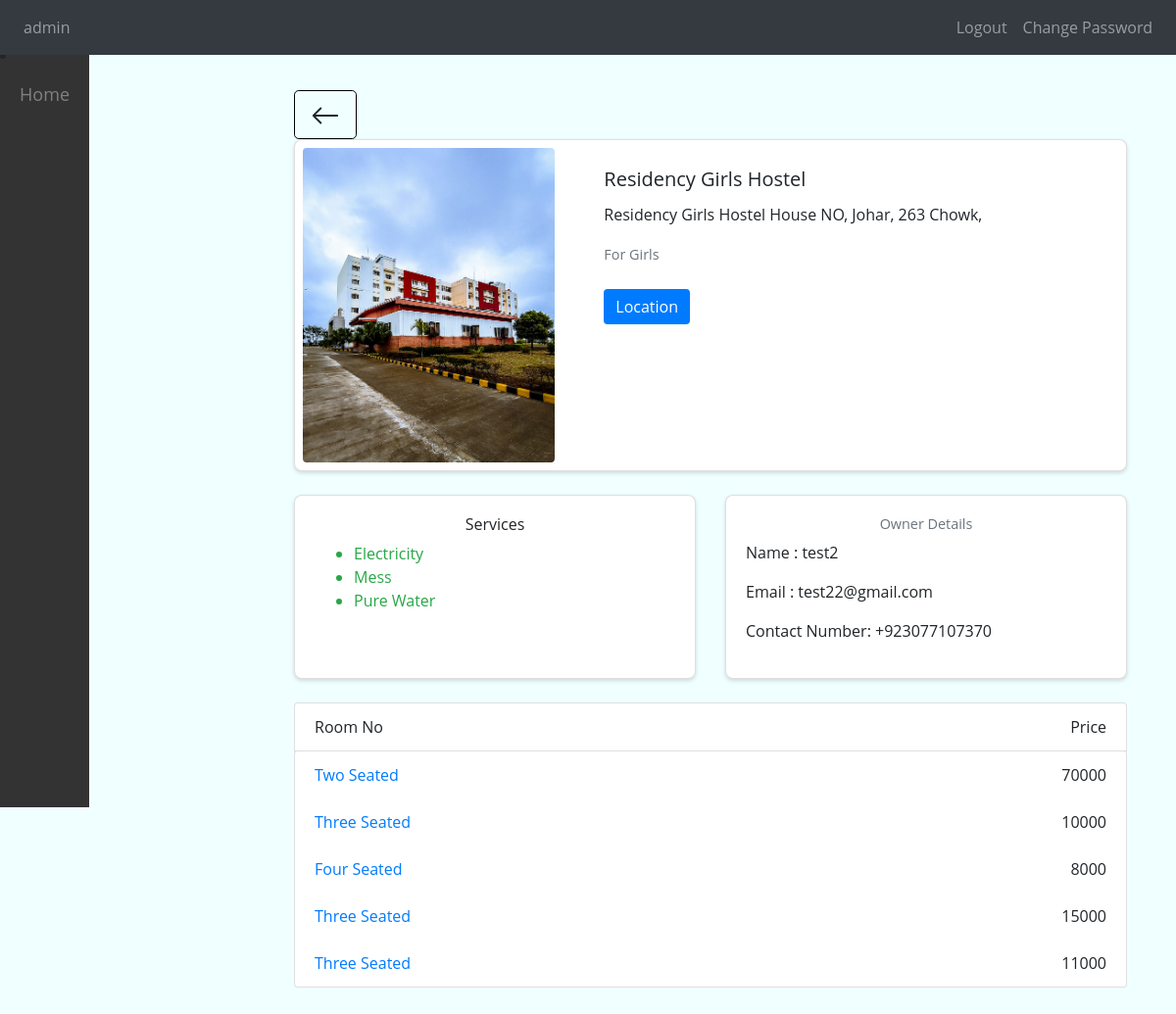
Screenshot of /hostel/hostels/26/ (signed in) with the database file from the repository.
### core/models.py (models this page shows, shortened)
class Hostel(models.Model):
    ownerUser = models.ForeignKey(
        User, on_delete=models.CASCADE, related_name="Hostels"
    )
    university = models.ForeignKey(University, on_delete=models.CASCADE)
    hostel_name = models.CharField(max_length=50)
    hostel_adress = models.CharField(max_length=50)
    date = models.DateTimeField(auto_now_add=True)
    embedCode = models.TextField(blank=False, null=True)
    picture = models.ImageField(upload_to="Hostels/", blank=True, null=True)
    services = models.TextField(blank=True)
    hostel_type = models.CharField(
        max_length=50,
        choices=MY_CHOICES,
        default=FIRST_CHOICE,
    )

class rooms(models.Model):
    room_price = models.IntegerField()
    hostel = models.ForeignKey(Hostel, on_delete=models.CASCADE, related_name="room")
    services = models.TextField(blank=True)
    floor = models.CharField(max_length=20)
    picture = models.ImageField(upload_to="Rooms/", blank=True, null=True)
    FIRST_CHOICE = "Two Seated"
    SECOND_CHOICE = "Three Seated "
    THIRD_CHOICE = "Four Seated"
    FOURTH_CHOICE = "Five Seated"
    MY_CHOICES = [
        (FIRST_CHOICE, "Two Seated"),
        (SECOND_CHOICE, "Three Seated "),
        (THIRD_CHOICE, "Four Seated"),
        (FOURTH_CHOICE, "Five Seated"),
    ]
    room_type = models.CharField(
        max_length=30,
        choices=MY_CHOICES,
        default=FIRST_CHOICE,
    )

### User/models.py (models this page shows, shortened)
class HostelAdmin(models.Model):
    user = models.OneToOneField(User, on_delete=models.CASCADE)
    contact_number = models.CharField(max_length=15, blank=True, null=True)

### core/views.py (the view)
# urls.py: path('hostels/<int:hostel_id>/', views.hostel_detail, name='hostel_detail'),
@login_required(login_url="/login/")
def hostel_detail(request, hostel_id):
    hostel = get_object_or_404(Hostel, id=hostel_id)
    return render(request, "hostel_detail.html", {"hostel": hostel})

### core/templatetags/custom_filters.py (called while the page is built)
@register.filter(name="load_service")
def load_service(value):
    if value:
        return value.split("\n")
    return None

### core/templates/hostel_detail.html (shortened to what this page needs)
{% extends 'base.html' %}
{% load custom_filters %}
{% block content %}
<link href="https://stackpath.bootstrapcdn.com/bootstrap/4.3.1/css/bootstrap.min.css" rel="stylesheet">
<div class="container mt-5">
    <button class="btn-size btn btn-transparent text-black btn-lg" onclick="window.history.back();"><svg
            xmlns="http://www.w3.org/2000/svg" width="30" height="30" fill="currentColor" class="bi bi-arrow-left"
            viewBox="0 0 16 16">
            <path fill-rule="evenodd"
                d="M15 8a.5.5 0 0 0-.5-.5H2.707l3.147-3.146a.5.5 0 1 0-.708-.708l-4 4a.5.5 0 0 0 0 .708l4 4a.5.5 0 0 0 .708-.708L2.707 8.5H14.5A.5.5 0 0 0 15 8z" />
        </svg></button>
    <div class="card mb-4">
        <div class="row p-2">
            <div class="col-md-4 d-flex justify-content-center align-items-center">
                {% if hostel.picture%}
                <img src="{{ hostel.picture.url }}" class="hostel-image image-fluid" alt="Hostel Image">
                {% else %}
                <div>
                    picture
                </div>
                {% endif %}
            </div>
            <div class="col-md-8 col-12">
                <div class="card-body">
                    <h5 class="card-title">{{ hostel.hostel_name }}</h5>
                    <p class="card-text">{{ hostel.hostel_adress }}</p>
                    <p class="card-text"><small class="text-muted">{{hostel.hostel_type}}</small></p>
                    {% if hostel.embedCode %}
                    <button id="toggleMapButton" class="btn btn-primary my-2">Location</button>
                    {% endif %}
                </div>
            </div>
        </div>
    </div>
    <div class="row">
        <div class="col-md-6 mb-4">
            <div class="card h-100">
                <div class="card-body">
                    <h6 class="text-center">Services</h6>
                    <ul>
                        {% for service in hostel.services|load_service %}
                        <li class="text-success">{{ service }}</li>
                        {% empty %}
                        <div class="text-center">Not mention yet.</div>
                        {% endfor %}
                    </ul>
                </div>
            </div>
        </div>
        <div class="col-md-6 mb-4">
            <div class="card h-100">
                <div class="card-body">
                    <h6 class="text-center text-muted">Owner Details</h6>
                    <p>Name : {{ hostel.ownerUser.username }}</p>
                    <p>Email : {{ hostel.ownerUser.email }}</p>
                    <p>Contact Number: {{ hostel.ownerUser.hosteladmin.contact_number|default:"-" }}</p>
                </div>
            </div>
        </div>
    </div>
    <div class="mb-4">
        <div class="list-group-item">
            <div class="d-flex justify-content-between">
                <div>
                    Room No
                </div>
                <div>
                    Price
                </div>
            </div>
        </div>
        <div class="list-group">
            {% for room in hostel.room.all %}
            <div class="list-group-item">
                <div class="d-flex justify-content-between">
                    <div>
                        <a href="{% url 'room_detail' room.id %}">{{ room.room_type }}</a>
                    </div>
                    <div>
                        {{ room.room_price }}
                    </div>
                </div>
            </div>
            {% empty %}
            <div class="list-group-item text-center">No rooms available for this hostel.</div>
            {% endfor %}
        </div>
    </div>
</div>
</div>
{% url 'hostel_delete' hostel.id as action_url %}
</div>
{%endblock%}

### core/templates/base.html (shortened to what this page needs)
{% load static %}
<!DOCTYPE html>
<html lang="en">
<head>
    <link rel="stylesheet" href="https://stackpath.bootstrapcdn.com/bootstrap/4.5.2/css/bootstrap.min.css">
    <link rel="stylesheet" href="https://cdnjs.cloudflare.com/ajax/libs/font-awesome/4.7.0/css/font-awesome.min.css">
    <link rel="stylesheet" href="https://cdnjs.cloudflare.com/ajax/libs/animate.css/4.1.1/animate.min.css">
</head>
<body class="vh-100" style="background-color: azure;">
    <nav class="navbar navbar-expand-lg navbar-dark bg-dark fixed-top">
        <div class="collapse navbar-collapse" id="navbarNav">
            <ul class="navbar-nav">
                <li class="nav-item">
                    <div class="nav-link">{{user.username}}</div>
                </li>
            </ul>
            <ul class="navbar-nav ml-auto">
                {% if user.is_authenticated %}
                <li class="nav-item">
                    <a class="nav-link" href="{% url 'logout' %}">Logout</a>
                </li>
                <li class="nav-item">
                    <a class="nav-link" href="{% url 'change_password' %}">Change Password</a>
                </li>
                {% endif %}
            </ul>
        </div>
    </nav>
    {% block sidbar %}
    { {% include "dashaboard.html" %}}
    {% endblock sidbar %}
    <div id="content">
        <div class="container mt-5">
            {% block content %}{% endblock %}
</body>
</html>

### core/templates/dashaboard.html (shortened to what this page needs)
<div id="sidebar">
    <li class="nav-item">
        <a class="nav-link" href="{% url 'hostel_list' %}">Home</a>
    </li>
</div>

### core/templates/dashaboard.html (style rules this page uses)
#sidebar { background: #333; padding-top: 20px; height: 100vh; position: fixed; left: 0; overflow-x: hidden; z-index: 1000; transition: all 0.3s; }
#sidebar a { padding: 15px 20px; text-decoration: none; font-size: 18px; color: #818181; display: block; transition: 0.3s; }
#content { margin-left: 250px; padding: 20px; transition: all 0.3s; }

### core/templates/hostel_detail.html (style rules this page uses)
body { font-family: 'Open Sans', sans-serif; background-color: #eef2f7; }
.card { background-color: #fff; box-shadow: 0 2px 4px rgba(0, 0, 0, 0.15); border-radius: 0.5rem; }
.btn-primary, .btn-success { color: #fff; border: none; }
.btn-transparent { background: transparent; border: 1px solid #000; }
.hostel-image { width: 100%; height: auto; border-radius: .25rem; }
.text-muted { font-size: 0.9em; color: #6c757d; }
.list-group-item { transition: background-color 0.3s; }
#toggleMapButton { margin-top: 15px; background-color: #007bff; color: #fff; }

### rows the page displays
Hostel: picture (picture), hostel_name "Residency Girls Hostel", hostel_adress "Residency Girls Hostel House NO, Johar, 263 Chowk,", hostel_type "For Girls", ownerUser.username "test2", ownerUser.email "test22@gmail.com", ownerUser.hosteladmin.contact_number "+923077107370"
rooms: room_type "Two Seated", room_price "70000"
rooms: room_type "Three Seated", room_price "10000"
rooms: room_type "Four Seated", room_price "8000"
rooms: room_type "Three Seated", room_price "15000"
rooms: room_type "Three Seated", room_price "11000"

### other values shown
{{ user.username }} "admin"
{{ service }} "Electricity" "Mess" "Pure Water"
